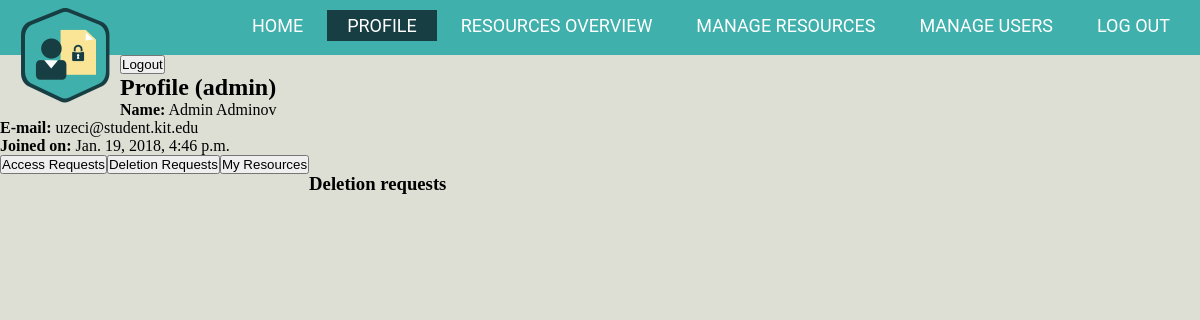
Before: /profile/deletion-requests/ (signed in) with the older database file.
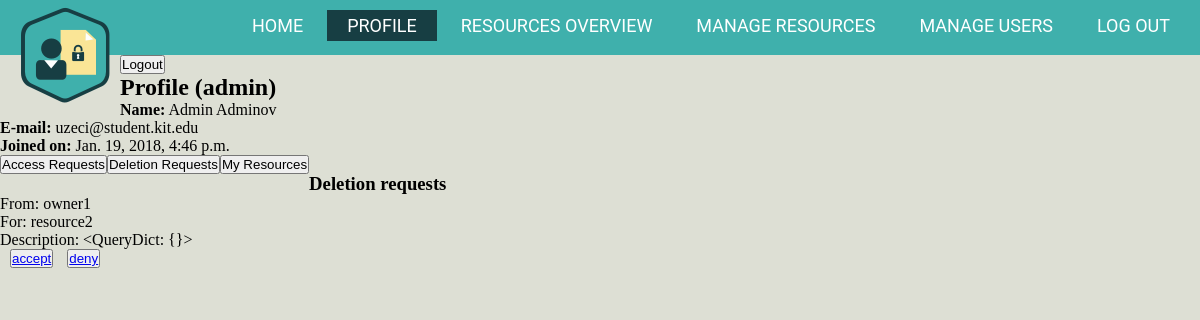
After: the same page with the newer database file.
### AuthorizationManagement/models.py (models this page shows, shortened)
class Request(models.Model):
    sender = models.ForeignKey(CustomUser, on_delete = models.DO_NOTHING)
    creationDate = models.DateTimeField(default=datetime.now, blank=True)
    resource = models.ForeignKey(Resource, on_delete = models.DO_NOTHING)
    description = models.CharField(max_length=250, default = 'default_description')
    class Meta:
        abstract = True
        unique_together=('sender','resource',)

class DeletionRequest(Request):
    pass

class Resource(models.Model):
    type = models.CharField(max_length=50, default = 'default_type')
    name = models.CharField(max_length=150, default = 'default_name')
    description = models.CharField(max_length=250, default = 'default_description')
    creationDate = models.DateTimeField(default=datetime.now, blank=True)
    readers = models.ManyToManyField(CustomUser, related_name= 'reader')
    owners = models.ManyToManyField(Owner, related_name= 'owner')
    link = models.FileField(upload_to='')

### AuthorizationManagement/views.py (the view)
# urls.py: re_path(r'^profile/deletion-requests/$', DeletionRequestsView.as_view(), name='deletion-requests'),
@method_decorator(login_required, name='dispatch')
class DeletionRequestsView(generic.ListView):
    model = DeletionRequest
    template_name = 'AuthorizationManagement/deletion-requests.html'
    def get_context_data(self, **kwargs):
        context = super(DeletionRequestsView, self).get_context_data(**kwargs)
        context['query_pagination_string'] = ''
        context['is_admin'] = self.request.user.is_staff
        return context

### AuthorizationManagement/templates/AuthorizationManagement/deletion-requests.html (shortened to what this page needs)
{% extends "AuthorizationManagement/profile.html" %}
{% block profile %}
<ul>
	<h3>Deletion requests</h3>
	{% for deletionrequest in deletionrequest_list %}
			    <p> From: {{deletionrequest.sender.username}} </p>
				<p> For: {{deletionrequest.resource.name}} </p>
				<p> Description: {{deletionrequest.description}} </p>
			    <button style=" margin-left:10px;">
				<a href="#approve-request-{{deletionrequest.pk}}" > accept </a>
				</button>
				<button style=" margin-left:10px;">
				<a href="#deny-request-{{deletionrequest.pk}}" > deny </a>
				</button>
				{% load static %}
				<link rel="stylesheet" type="text/css" href="{% static 'AuthorizationManagement/css/handle_req.css' %}" />
            {% endfor %}
	{% endblock %}

### AuthorizationManagement/templates/AuthorizationManagement/profile.html (shortened to what this page needs)
{% extends "AuthorizationManagement/base.html" %}
{% block profil%}
	class="active";
{% endblock %}
{% block body %}
<form action=/authentification/logout/>
			<input type=submit value="Logout">
		<h2>Profile ({{user.username}})</h1>
		<p><strong>Name:</strong> {{ user.first_name }} {{user.last_name}} </p>
		<p><strong>E-mail:</strong> {{ user.email }}</p>
		<p><strong>Joined on:</strong> {{ user.date_joined }}</p>
		<div id="first">
		<form action="/profile">
			<input type=submit value="Access Requests">
		</form>
		</div>
        {% if is_admin %}
        <div id="second">
		<form action="/profile/deletion-requests">
			<input type=submit value="Deletion Requests">
		</form>
		</div>
        {% endif %}
        <div id="third">
		<form action="/profile/my-resources">
			<input type=submit value="My Resources">
		</form>
		</div> <br/>
	{% block profile %}
			{% for accessrequest in accessrequest_list %}
				{% load static %}
            {% endfor %}
	{% endblock %}
{% endblock %}

### AuthorizationManagement/templates/AuthorizationManagement/base.html (shortened to what this page needs)
<!DOCTYPE html>
<html>
<head>
	<link href="../static/AuthorizationManagement/css/base.css" rel="stylesheet" type="text/css"/>
</head>
<body>
	<header>
	<div class "row">
		<div class="logo">
			<img src="../static/AuthorizationManagement/images/logo.png">
		</div>
		<ul class="main-nav">
			<li><a {% block home%}{% endblock %} href="/">Home</a></li>
			<li><a {% block profil%}{% endblock %} href="/profile/">Profile</a></li>
			<li><a {% block overview%}{% endblock %} href="/resources-overview/">Resources Overview</a></li>
			{% if is_admin %}
			    <li><a {% block resource-manager%}{% endblock %} href="/resource-manager/">Manage Resources</a></li>
			    <li><a {% block user-manager%}{% endblock %} href="/user-manager/">Manage Users</a></li>
			{% endif %}
			<li><a {% block logout%}{% endblock %} href="/authentification/logout">Log out</a></li>
		</ul>
	</div>
	</header>
	{% block body %}
	{% endblock %}
</body>
</html>

### AuthorizationManagement/static/AuthorizationManagement/css/base.css (style rules this page uses)
* { margin:0; padding:0; }
header { background-color: #3fb0ac; height: 55px; }
body { background-color: #dddfd4; }
.logo img { margin-left: 20px; margin-top: 5px; width: 100px; height: 100px; float: left; }
.main-nav { float: right; list-style: none; margin-top: 15px; margin-right: 10px; }
.main-nav li { display: inline-block; }
.main-nav li a { color: white; text-decoration: none; padding: 5px 20px; font-family: "Roboto", sans-serif; font-size: 1.5vw; text-transform: uppercase; }
.active { background-color: #173e43; color: #red; }

### AuthorizationManagement/templates/AuthorizationManagement/profile.html (style rules this page uses)
#first { float:left; }
#second { float:left; }
#third { float:left; }

Changed rows visible on the page:
added DeletionRequest: sender.username "owner1", resource.name "resource2", description "<QueryDict: {}>"
